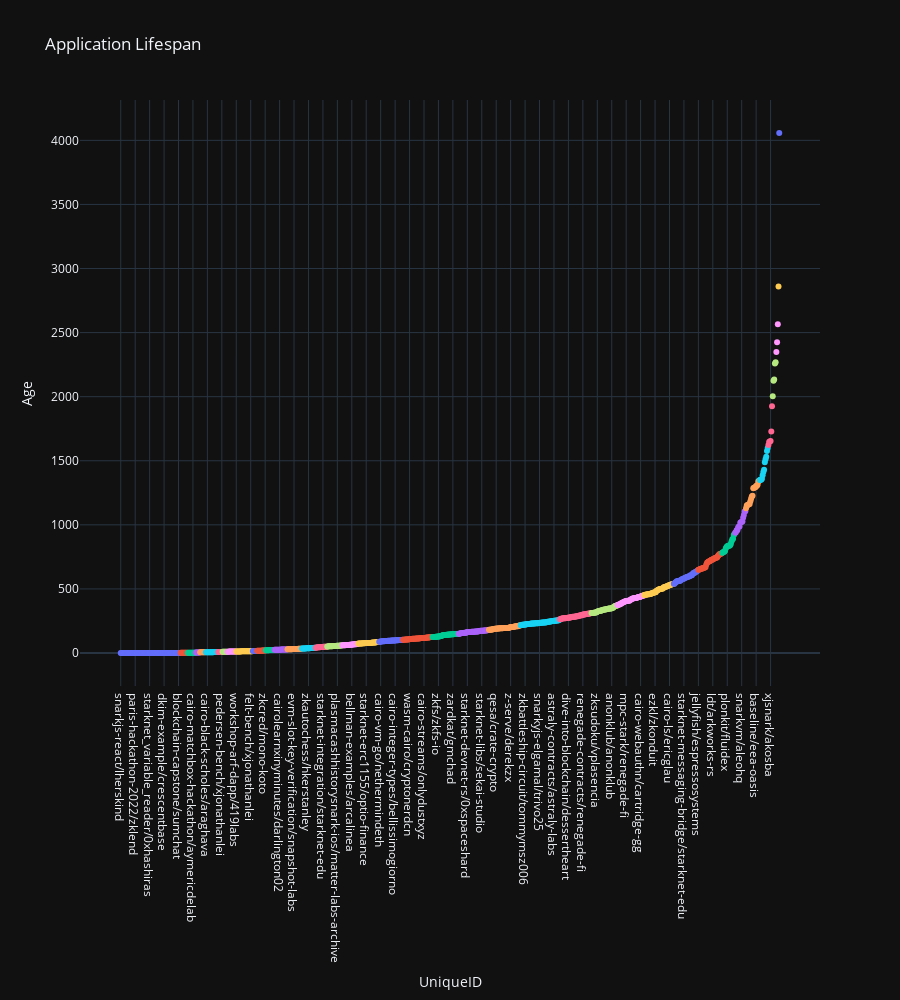

Notebook code cell kept with this figure:
### Markdown cell above
#### Application Lifespan

### Code cell
zkp_applications.sort_values(by='Age', ascending=True, inplace=True)
fig = px.scatter(zkp_applications, 
                x='UniqueID', 
                y='Age',
                color='AgeGroup',
                title='Application Lifespan',
                template='plotly_dark', 
                category_orders={'UniqueID': zkp_applications['UniqueID']}, 
                height=1000
                )
fig.update_layout(showlegend=False)
fig.show()
